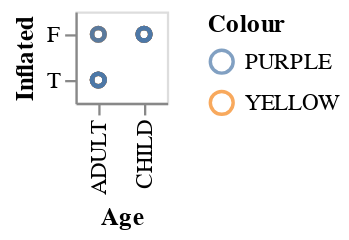

Here is the notebook cell this chart was saved with:
### Code cell
alt.Chart(mydataframe).mark_point().encode(x='Age',y='Inflated',color='Colour',tooltip='Colour')

### Figure 1 — Vega-Lite specification as saved in the notebook (floating-point values rounded to 4 significant figures)
{"config": {"view": {"continuousWidth": 400, "continuousHeight": 300}}, "data": {"name": "data-9271859cb92a9913974feaf5457e9258"}, "mark": "point", "encoding": {"color": {"field": "Colour", "type": "nominal"}, "tooltip": {"field": "Colour", "type": "nominal"}, "x": {"field": "Age", "type": "nominal"}, "y": {"field": "Inflated", "type": "nominal"}}, "$schema": "https://vega.github.io/schema/vega-lite/v4.17.0.json", "datasets": {"data-9271859cb92a9913974feaf5457e9258": [{"Colour": "YELLOW", "Size": "SMALL", "Act": "STRETCH", "Age": "ADULT", "Inflated": "T"}, {"Colour": "YELLOW", "Size": "SMALL", "Act": "STRETCH", "Age": "ADULT", "Inflated": "T"}, {"Colour": "YELLOW", "Size": "SMALL", "Act": "STRETCH", "Age": "CHILD", "Inflated": "F"}, {"Colour": "YELLOW", "Size": "SMALL", "Act": "DIP", "Age": "ADULT", "Inflated": "F"}, {"Colour": "YELLOW", "Size": "SMALL", "Act": "DIP", "Age": "CHILD", "Inflated": "F"}, {"Colour": "YELLOW", "Size": "LARGE", "Act": "STRETCH", "Age": "ADULT", "Inflated": "T"}, {"Colour": "YELLOW", "Size": "LARGE", "Act": "STRETCH", "Age": "ADULT", "Inflated": "T"}, {"Colour": "YELLOW", "Size": "LARGE", "Act": "STRETCH", "Age": "CHILD", "Inflated": "F"}, {"Colour": "YELLOW", "Size": "LARGE", "Act": "DIP", "Age": "ADULT", "Inflated": "F"}, {"Colour": "YELLOW", "Size": "LARGE", "Act": "DIP", "Age": "CHILD", "Inflated": "F"}, {"Colour": "PURPLE", "Size": "SMALL", "Act": "STRETCH", "Age": "ADULT", "Inflated": "T"}, {"Colour": "PURPLE", "Size": "SMALL", "Act": "STRETCH", "Age": "ADULT", "Inflated": "T"}, {"Colour": "PURPLE", "Size": "SMALL", "Act": "STRETCH", "Age": "CHILD", "Inflated": "F"}, {"Colour": "PURPLE", "Size": "SMALL", "Act": "DIP", "Age": "ADULT", "Inflated": "F"}, {"Colour": "PURPLE", "Size": "SMALL", "Act": "DIP", "Age": "CHILD", "Inflated": "F"}, {"Colour": "PURPLE", "Size": "LARGE", "Act": "STRETCH", "Age": "ADULT", "Inflated": "T"}, {"Colour": "PURPLE", "Size": "LARGE", "Act": "STRETCH", "Age": "ADULT", "Inflated": "T"}, {"Colour": "PURPLE", "Size": "LARGE", "Act": "STRETCH", "Age": "CHILD", "Inflated": "F"}, {"Colour": "PURPLE", "Size": "LARGE", "Act": "DIP", "Age": "ADULT", "Inflated": "F"}, {"Colour": "PURPLE", "Size": "LARGE", "Act": "DIP", "Age": "CHILD", "Inflated": "F"}]}}
